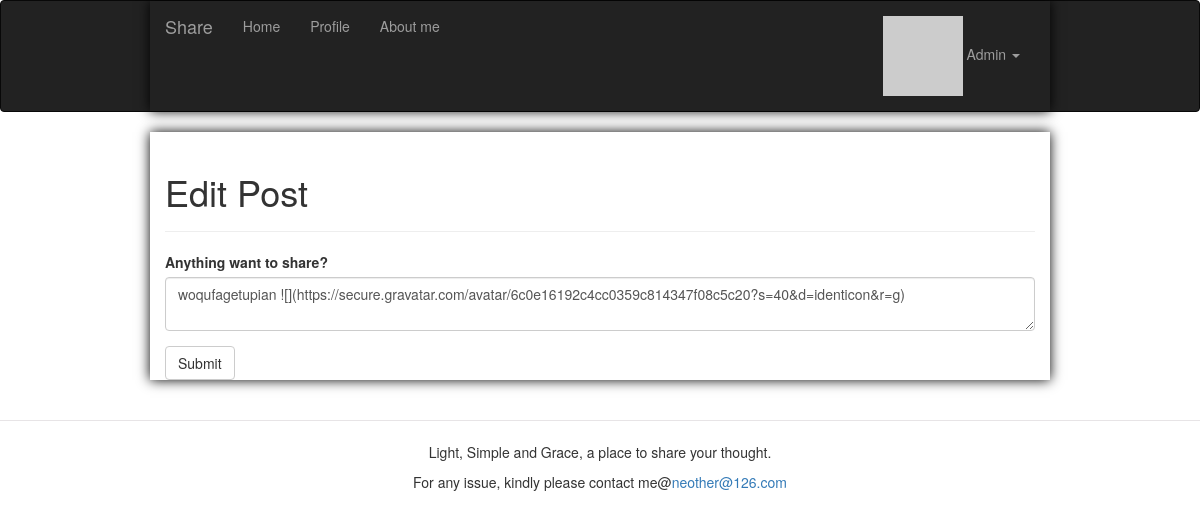
/edit/4 (signed in), run on the app's committed database.
### app/models.py (models this page shows, shortened)
class User(UserMixin, db.Model):
    __tablename__ = 'users'
    id = db.Column(db.Integer, primary_key=True)
    email = db.Column(db.String(64), unique=True, index=True)
    username = db.Column(db.String(64), unique=True, index=True)
    password_hash = db.Column(db.String(128))
    role_id = db.Column(db.Integer, db.ForeignKey('roles.id'))
    confirmed = db.Column(db.Boolean, default=False)
    showaboutme = db.Column(db.Boolean, default=False)
    location = db.Column(db.String(64))
    about_me = db.Column(db.Text())
    member_since = db.Column(db.DateTime(), default=datetime.utcnow)
    last_seen = db.Column(db.DateTime(), default=datetime.utcnow)
    avatar_hash = db.Column(db.String(32))
    posts = db.relationship('Post', backref='author',
                            lazy='dynamic', cascade='all, delete-orphan')
    comments = db.relationship('Comment', backref='author', lazy='dynamic')
    followed = db.relationship('Follow', foreign_keys=[Follow.follower_id], backref=db.backref(
        'follower', lazy='joined'), lazy='dynamic', cascade='all, delete-orphan')
    followers = db.relationship('Follow', foreign_keys=[Follow.followed_id], backref=db.backref(
        'followed', lazy='joined'), lazy='dynamic', cascade='all, delete-orphan')
    @property
    def password(self):
        raise AttributeError('password is not a readable attribute')
    @login_manager.user_loader
    def load_user(user_id):
        return User.query.get(int(user_id))
    def can(self, perm):
        return self.role is not None and self.role.has_permission(perm)
    def is_administrator(self):
        return self.can(Permission.ADMIN)
    def ping(self):
        self.last_seen = datetime.utcnow()
        db.session.add(self)
    def gravatar_hash(self):
        return hashlib.md5(self.email.lower().encode('utf-8')).hexdigest()
    def gravatar(self, size=100, default='identicon', rating='g'):
        url = 'https://secure.gravatar.com/avatar'
        hash = self.avatar_hash or self.gravatar_hash()
        return '{url}/{hash}?s={size}&d={default}&r={rating}'.format(
            url=url, hash=hash, size=size, default=default, rating=rating)

class Post(db.Model):
    __tablename__ = 'posts'
    id = db.Column(db.Integer, primary_key=True)
    body = db.Column(db.Text)
    timestamp = db.Column(db.DateTime, index=True, default=datetime.utcnow)
    author_id = db.Column(db.Integer, db.ForeignKey('users.id'))
    body_html = db.Column(db.Text)
    comments = db.relationship('Comment', backref='post', lazy='dynamic')
    Top = db.Column(db.Integer, default=0)

### app/main/views.py (the view)
@main.route('/edit/<int:id>', methods=['GET', 'POST'])
@login_required
def edit(id):
    post = Post.query.get_or_404(id)
    if current_user != post.author and not current_user.can(Permission.ADMIN):
        abort(403)
    form = PostForm()
    if form.validate_on_submit():
        post.body = form.body.data
        db.session.add(post)
        flash('The post has been updated.')
        return redirect(url_for('.post', id=post.id))
    form.body.data = post.body
    return render_template('edit_post.html', form=form)

### app/main/forms.py
class PostForm(FlaskForm):
    body = PageDownField("Anything want to share?",
                         validators=[DataRequired()])
    submit = SubmitField('Submit')

### app/auth/views.py (called while the page is built)
@auth.before_app_request
def before_request():
    if current_user.is_authenticated:
        current_user.ping()
        if not current_user.confirmed \
                and request.blueprint != 'auth' \
                and request.endpoint != 'static':
            return redirect(url_for('auth.unconfirmed'))

### app/main/__init__.py (called while the page is built)
@main.app_context_processor
def inject_permissions():
    return dict(Permission=Permission)

### app/models.py (called while the page is built)
    def has_permission(self, perm):
        return self.permissions & perm == perm

### app/templates/edit_post.html (shortened to what this page needs)
{% extends "base.html" %}
{% import "bootstrap/wtf.html" as wtf %}
{% block page_content %}
    <div class="page-header">
        <h1>Edit Post </h1>
  </div>
    <div>
        {% if current_user.can(Permission.WRITE) %}
            {{ wtf.quick_form(form) }}
        {% endif %}
    </div>
{% endblock %}

### app/templates/base.html (shortened to what this page needs)
{% extends "bootstrap/base.html" %}
{% block head %}
    {{ super() }}
    <link rel="stylesheet" type="text/css" href="{{ url_for('static', filename='styles.css') }}">
{% endblock %}
{% block navbar %}
    <div class="navbar navbar-inverse" role="navigation">
        <div class="container">
            <div class="navbar-header">
                <a class="navbar-brand" href="{{ url_for('main.index') }}">Share</a>
            </div>
            <div class="navbar-collapse collapse">
                <ul class="nav navbar-nav">
                    <li><a href="{{ url_for('main.index') }}">Home</a></li>
                    {% if current_user.is_authenticated %}
                        <li><a href="{{ url_for('main.user', username=current_user.username) }}">Profile</a></li>
                    {% endif %}
                    {% if current_user.showaboutme %}
                    <li><a href="{{ url_for('main.aboutme') }}">About me</a></li>
                    {% endif %}
                </ul>
                <ul class="nav navbar-nav navbar-right">
                    {% if current_user.is_authenticated %}
                        <li class="dropdown">
                            <a href="#" class="dropdown-toggle" data-toggle="dropdown">
                                <img src="{{ current_user.gravatar(size=18) }}">
                                {{current_user.username}} <b class="caret"></b>
                            </a>
                        </li>
                    {% else %}
                        <li><a href="{{ url_for('auth.login') }}">Log In</a></li>
                    {% endif %}
                </ul>
            </div>
        </div>
    </div>
{% endblock %}
{% block content %}
    <div class="container">
        {% block page_content %}{% endblock %}
    </div>
     <div class="footer">
<br>
        <hr style="align:center;width:100%;height:1px;border:none;border-top:1px solid #E7E4E6;" />
        <p style=" text-align:center;">Light, Simple and Grace, a place to share your thought.</p>
         <p style=" text-align:center;">For any issue, kindly please contact me@<a href="mailto:neother@126.com">neother@126.com</a></p>
        <br>
        <br>
    </div>
{% endblock %}

### app/static/styles.css (style rules this page uses)
.container { padding-right: 15px; padding-left: 15px; margin-right: auto; margin-left: auto; box-shadow: black 0px 0px 12px; }
@media (min-width: 768px) { .container { width: 750px; } }
@media (min-width: 992px) { .container { width: 970px; } }
@media (min-width: 1200px) { .container { width: 900px; } }

### data on the page
User: username "Admin"
Post: body "woqufagetupian ![](https://secure.gravatar.com/avatar/6c0e16192c4cc0359c814347f08c5c20?s=40&d=identicon&r=g)"
